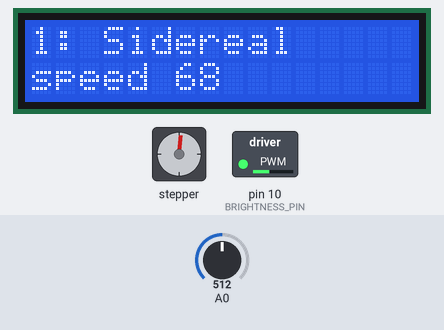
A sketch run on a simulated Arduino Uno, built with avr-gcc and run on an emulated ATmega328P. Shown: 16×2 character LCD, stepper motor, switched loads named in the sketch (green lamp = pin HIGH). The test bench sets the inputs (shaded band); at power-on: A0 = 512. Stepper angles assume 4096 steps per turn.

Above: at 1.2 s.
1.3 s: A0 set to 631
4.3 s: A0 set to 663
At 4.75 s:
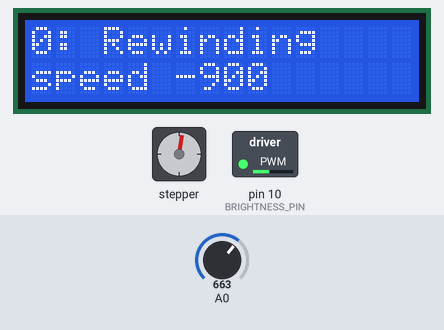
7.0 s: A0 set to 640
At 7.25 s:
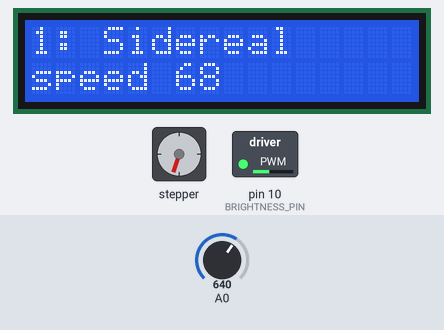
8.8 s: A0 set to 660
At 9.18 s:
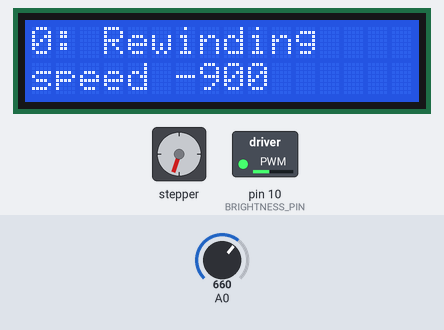
Timing chart, 0 to 15.7 s (numbered marks = the images above; inputs shaded):
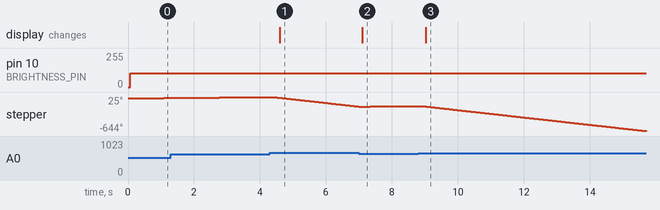

Measured:
- the behaviour switches between 649 and 650 on A0 (found by bisection; images 0 and 1)
- after the input at 4.3 s, the display: changes after 0.30 s (image 1)
- after the input at 7.0 s, the display: changes after 0.10 s (image 2)
- after the input at 8.8 s, the display: changes after 0.23 s (image 3)

The sketch:

barndoor-tracker.ino
```cpp
/* A barn-door tracking motor,
 * using a 28BYJ-48 unipolar stepper motor with a ULN2003 driver.
 *
 * Uses the AccelStepper library in its simplest fixed-speed mode.
 * AccelStepper is apparently more efficient than Stepper,
 * and unlike Stepper it supports half-step mode,
 * which is supposedly better for the 28BYJ-48 as well as being less jerky.
 *
 * The program also supports multiple rates, both directions, and rewinding,
 * and supports LEDs indicating current mode (rate + direction).
 *
 * It also supports two ways of showing the mode and letting the
 * user change mode: either on an LED bar using pins (set pin numbers
 * in LEDpins[], buttonpin and rewindSwitch),
 * or using a DF Robot (or similar) LCD Keypad Shield.
 */

#include "modes.h"

#include "TrackerIO.h"

/* Step angles for the 28BYJ-48:
 * Half-step mode: 8 step control signal sequence (recommended)
 *   5.625 degrees per step / 64 steps per one revolution
 *   of the internal motor shaft, so 4096 steps for the output shaft.
 * Full Step mode: 4 step control signal sequence
 *     11.25 degrees per step / 32 steps per one revolution
 *     of the internal motor shaft, so 2048 for the output shaft.
 */

#include <AccelStepper.h>

// Are we using the LCD keypad shield, or just simple LEDs?
#define LCDKEYPADSHIELD

// How many signals have to be sent to the motor driver for half-step mode:
#define HALFSTEP 8

// Stepper pins should correspond with ULN2003's pins In1, In3, In2, In4.
// Here are some common pin configurations:

// Plugging the ULN2003 board directly into the Arduino, pointed out:
//AccelStepper stepper(HALFSTEP, 7, 5, 6, 4);

// Plugging the ULN2003 board directly into the Arduino, pointed inward
// (needs insulation else the extra pins might contact something):
// Note, in this configuration, you can't use Serial for debugging,
// because pins 0 and 1 are serial RX and TX.
//AccelStepper stepper(HALFSTEP, 0, 2, 1, 3);

// Plugging the ULN2003 into the header on the DFRobot LCD Keypad Shield,
// pointed out away from the Arduino:
AccelStepper stepper(HALFSTEP, 13, 11, 12, 3);

// We'll set the TrackerIO in setup(), either to a SimpleIO or LCDKeypadShield.
TrackerIO *trackerIO = 0;

#ifdef LCDKEYPADSHIELD

#    include "LCDKeypadShield.h"

#else // LCDKEYPADSHIELD

#    include "SimpleIO.h"

#endif // LCDKEYPADSHIELD

/***************************************************************
 * Hopefully, you shouldn't have to change anything below here.
 ***************************************************************/

// Fudge factor for this specific mount's geometry.
// This has to be tuned with field testing.
// 1.82 was seeming fairly close for solar rate.
// 1.7 is still a little too fast.
#define FUDGE 1.

// 1 RPM on the drive gear (2 RPM on the stepper's output shaft):
#define ONERPM   (FUDGE * 4096/60)
#define REWIND_SPEED 900

#define LONGPRESS 3000    // milliseconds

// Are we in the middle of rewinding?
static bool sRewinding = false;

// We'll update these two according to the state of the buttons:
// Current mode goes from 0 to NUM_MODES*2: if it's >= NUM_MODES
// then we're going backward.
static unsigned int sCurMode = 1;

// When we change speed, we'll save it, so TrackerIO classes can access it:
unsigned gCurSpeed = 0;

void setup()
{
#ifdef DEBUGSERIAL
    Serial.begin(9600);
#endif

    // populate the speeds in gSpeedModes:
    initSpeeds(ONERPM, REWIND_SPEED);

#ifdef LCDKEYPADSHIELD
    // select the pins used on the LCD panel
    trackerIO = new LCDKeypadShield(8, 9, 4, 5, 6, 7);
#else // LCDKEYPADSHIELD
    unsigned int LEDpins[] = { 10, 11, 12, 13 };
    trackerIO = new SimpleIO(8, 9, LEDpins, (sizeof LEDpins / sizeof *LEDpins));
#endif // LCDKEYPADSHIELD

    trackerIO->init();
    trackerIO->showMode(sCurMode);

    stepper.setMaxSpeed(1000);
    stepper.setSpeed(gSpeedModes[sCurMode].speed);     // steps per second
    //stepper.setSpeed(50);
    //stepper.setAcceleration(50.);

#ifdef DEBUGSERIAL
    Serial.print("Set motor speed: ");
    Serial.println(gSpeedModes[sCurMode].speed);
#endif
}

void startRewinding(unsigned int mode)
{
#ifdef DEBUGSERIAL
    Serial.println("Start rewinding");
#endif

    sRewinding = true;
    stepper.setSpeed(0);
    delay(100);
    stepper.setSpeed(gSpeedModes[mode].speed);
}

void stopRewinding()
{
#ifdef DEBUGSERIAL
    Serial.println("Stop rewinding");
#endif
    sRewinding = false;
    stepper.setSpeed(0);
    delay(100);
    stepper.setSpeed(gSpeedModes[sCurMode].speed);
}

void loop()
{
    unsigned int newmode = trackerIO->checkButtonState(sCurMode);

    if (sRewinding && !isRewindMode(newmode)) {
        stopRewinding();
        trackerIO->showMode(sCurMode);
        stepper.runSpeed();
        return;
    }

    if (newmode != sCurMode) {
        if (isRewindMode(newmode)) {
            if (!sRewinding) {
                startRewinding(newmode);
                trackerIO->showMode(newmode);
            }
            // else just go on rewinding but don't change anything
        }
        else {
            sCurMode = newmode;
            int speed = gSpeedModes[sCurMode].speed;
#ifdef DEBUGSERIAL
            Serial.print("Set motor speed: ");
            Serial.println(speed);
#endif
            stepper.setSpeed(speed);
#ifdef DEBUGSERIAL
            Serial.print("Changed mode: ");
            Serial.print(newmode);
            Serial.print(", speed: ");
            Serial.print(speed);
            Serial.print(", ");
            Serial.println(gSpeedModes[newmode].name);
#endif

            trackerIO->showMode(newmode);
        }
    }

    stepper.runSpeed();
}
```

SimpleIO.cpp
```cpp
#include "SimpleIO.h"

#include "modes.h"

#include <Arduino.h>

SimpleIO::SimpleIO(unsigned int _buttonPin, unsigned int _rewindSwitch,
                   unsigned int* _LEDPins, unsigned int _numLEDs)
{
    mButtonPin = _buttonPin;
    mRewindSwitch = _rewindSwitch;
    mLEDPins = _LEDPins;
    mNumLEDs = _numLEDs;
}

void SimpleIO::init()
{
    pinMode(mButtonPin, INPUT);
    pinMode(mRewindSwitch, INPUT);

    for (unsigned int i=0; i < mNumLEDs; ++i)
        pinMode(mLEDPins[i], OUTPUT);
}

// Is the switch-modes switch pressed?
// Returns: 1 (switch up), -1 (switch down), 0 (don't switch).
short SimpleIO::modeSwitchPressed()
{
    return digitalRead(mButtonPin);
}

// Is the rewind switch on?
bool SimpleIO::rewindPressed()
{
    return digitalRead(mRewindSwitch);
}

unsigned int SimpleIO::checkButtonState(unsigned int startmode)
{
    // Are we rewinding?
    if (rewindPressed()) {
        return rewindMode(startmode);
    }

    // If nothing is pressed, don't change the mode:
    if (!modeSwitchPressed())
        return startmode;

    return nextMode(startmode);
}

// Show the mode:
void SimpleIO::showMode(unsigned int modeCode, const char* const extraString)
{
    showMode(modeCode);
}

void SimpleIO::showMode(unsigned int modeCode)
{
    int bitmode = modeCode;
    unsigned int i;

    if (isRewindMode(modeCode)) {
        // All LEDs high:
        for (i=0; i < mNumLEDs; ++i)
            digitalWrite(mLEDPins[i], HIGH);
    }
    else {
        // Else get the mode from modeSpeeds[mode].
        for (i=0; i < mNumLEDs; ++i) {
            if (bitmode & 1)
                digitalWrite(mLEDPins[i], HIGH);
            else
                digitalWrite(mLEDPins[i], LOW);
            bitmode >>= 1;
        }
    }
}
```

SimpleIO.h
```cpp
#ifndef SimpleIO_h
#define SimpleIO_h

#include "TrackerIO.h"

class SimpleIO : public TrackerIO
{
private:
    unsigned int mButtonPin;
    unsigned int mRewindSwitch;
    unsigned int* mLEDPins;
    unsigned int mNumLEDs;

public:
    SimpleIO(unsigned int buttonPin, unsigned int rewindSwitch,
             unsigned int* LEDPins, unsigned int numLEDs);

    void init();

    // Check button state, including rewind, and return the appropriate mode:
    unsigned int checkButtonState(unsigned int startmode);

    // Is the switch-modes switch pressed?
    // Returns: 1 (switch up), -1 (switch down), 0 (don't switch).
    short modeSwitchPressed();

    // Is the rewind switch on?
    bool rewindPressed();

    // Show the mode:
    void showMode(unsigned int modeCode);
    void showMode(unsigned int modeCode, const char* extraString);
};

#endif /* SimpleIO_h */
```

TrackerIO.h
```cpp
#ifndef TrackerIO_h
#define TrackerIO_h

// An interface (abstract base class) for IO for the Barn-Door Tracker.
// Input: a way to switch modes and a way to start and stop rewinding.
// Output: display the current mode and whether we're rewinding.

class TrackerIO
{
public:
    virtual void init();

    // Check button state, including rewind, and return the appropriate mode:
    virtual unsigned int checkButtonState(unsigned int startmode) = 0;

    // XXX NEXT TWO ARE PROBABLY GOING AWAY:

    // Is the switch-modes switch pressed?
    // Returns: 1 (switch up), -1 (switch down), 0 (don't switch).
    virtual short modeSwitchPressed() = 0;

    // Is the rewind switch on?
    virtual bool rewindPressed() = 0;

    // Show the mode:
    virtual void showMode(unsigned int modeCode) = 0;
    virtual void showMode(unsigned int modeCode, const char* extraString) = 0;
};

#endif // TrackerIO_h
```

modes.cpp
```cpp
#include "modes.h"

#ifdef DEBUGSERIAL
#include <Arduino.h>
#endif /* DEBUGSERIAL */

// Special tracking rate multipliers:
// http://www.ascom-standards.org/Help/Platform/html/T_ASCOM_DeviceInterface_DriveRates.htm
speedMode_t gSpeedModes[] = {
    {                    -0.0, 0, "Rewinding" },
    {                     1.0, 0, "Sidereal"  },
    {  0.99727411741240609002, 0, "Solar"     },
    {  0.97633136094674556213, 0, "Lunar"     },
    {  0.99972741174124060900, 0, "King"      },
    {                     0.0, 0, "Rewinding rev" },
    {                    -1.0, 0, "Sidereal rev" },
    { -0.99727411741240609002, 0, "Solar rev"    },
    { -0.97633136094674556213, 0, "Lunar rev"    },
    { -0.99972741174124060900, 0, "King rev"     }
};

unsigned int gNumModes = 10;

// What index specifies rewinding, forward or backward?
unsigned int rewindMode(unsigned int curmode)
{
    if (curmode >= 5)
        return 5;
    return 0;
}

// Does this mode mean we're rewinding, either forward or backward?
bool isRewindMode(unsigned short mode)
{
    return (mode == 0 || mode == 5);
}

void initSpeeds(int siderealSpeed, int rewindSpeed)
{
    for (unsigned int i=0; i<gNumModes; ++i) {
        if (i == 0)
            gSpeedModes[i].speed = -rewindSpeed;
        else if (i == 5)
            gSpeedModes[i].speed = rewindSpeed;
        else
            gSpeedModes[i].speed = siderealSpeed * gSpeedModes[i].multiplier;
    }
}

// Go to the next mode but skip over rewind modes
unsigned int nextMode(unsigned int mode)
{
#ifdef DEBUGSERIAL
    Serial.print("nextMode(");
    Serial.println(mode);
#endif /* DEBUGSERIAL */
    unsigned int nextmode = (mode + 1) % gNumModes;
    if (isRewindMode(nextmode)) {
#ifdef DEBUGSERIAL
        Serial.print(nextmode);
        Serial.println(" was rewinding, so we'll advance again");
#endif /* DEBUGSERIAL */
        nextmode = (nextmode + 1) % gNumModes;
    }

#ifdef DEBUGSERIAL
    Serial.print("Returning next mode ");
    Serial.println(nextmode);
    Serial.println("");
#endif /* DEBUGSERIAL */
    return nextmode;
}
```

modes.h
```cpp
// Modes for the Barn-Door Tracker

typedef struct speedMode {
    double multiplier;    // The multiplier vs. basic Sidereal rate
    int speed;            // Actual motor speed
    const char* const name;
} speedMode_t;

extern speedMode_t gSpeedModes[];
extern unsigned int gNumModes;

// Initialize the speeds in gSpeedModes, so we don't have to
// multiply them out every time we change speeds:
extern void initSpeeds(int siderealSpeed, int rewindSpeed);

// Does this mode mean we're rewinding, either forward or backward?
extern bool isRewindMode(unsigned short mode);

// Go to the next mode, skipping over rewind modes:
extern unsigned int nextMode(unsigned int mode);

// What index specifies rewinding, forward or backward?
extern unsigned int rewindMode(unsigned int curmode);

// Don't define DEBUGSERIAL if you're using pins 0 and 1 for anything.
#undef DEBUGSERIAL
```

LCDKeypadShield.cpp
```cpp
#include "LCDKeypadShield.h"

#include "modes.h"

#include <Arduino.h>

/*
 * The shield exposes digital buttons on the header at the upper right:
 * 0 1 2 3 11 12 13
 */

// define some values used by the panel and buttons

static int sBrightness = 127;
#define BRIGHTNESS_CHANGE 25
#define BRIGHTNESS_PIN    10

uint8_t LCDKeypadShield::btnRIGHT  = 0;
uint8_t LCDKeypadShield::btnUP     = 1;
uint8_t LCDKeypadShield::btnDOWN   = 2;
uint8_t LCDKeypadShield::btnLEFT   = 3;
uint8_t LCDKeypadShield::btnSELECT = 4;
uint8_t LCDKeypadShield::btnNONE   = 5;

static long sBtnDownTime = 0;    // will be from millis()
static bool sRewinding = false;

#define LONGPRESS  2000    // milliseconds

LCDKeypadShield::LCDKeypadShield(uint8_t rs, uint8_t enable,
                                 uint8_t d0, uint8_t d1,
                                 uint8_t d2, uint8_t d3)
    : LiquidCrystal(rs, enable, d0, d1, d2, d3)
{
}

void LCDKeypadShield::init()
{
    begin(16, 2);              // start the library
    analogWrite(BRIGHTNESS_PIN, sBrightness);
    setCursor(0, 0);
    print("Hello, world"); // print a simple message
}

// read the buttons
unsigned short LCDKeypadShield::read_LCD_buttons()
{
    int adc_key_in = analogRead(0);      // read the value from the sensor
    // buttons when read are centered at these valies: 0, 144, 329, 504, 741
    // so add approx 50 to those values and check to see if we are close
    if (adc_key_in > 1000) return btnNONE; // We make this the 1st option for speed reasons since it will be the most likely result
    // For V1.1 us this threshold
    if (adc_key_in < 50)   return btnRIGHT;
    if (adc_key_in < 250)  return btnUP;
    if (adc_key_in < 450)  return btnDOWN;
    if (adc_key_in < 650)  return btnLEFT;
    if (adc_key_in < 850)  return btnSELECT;

    // For V1.0 comment the other threshold and use the one below:
    /*
    if (adc_key_in < 50)   return btnRIGHT;
    if (adc_key_in < 195)  return btnUP;
    if (adc_key_in < 380)  return btnDOWN;
    if (adc_key_in < 555)  return btnLEFT;
    if (adc_key_in < 790)  return btnSELECT;
     */

    return btnNONE;  // when all others fail, return this.
}

// TrackerIO implementation:

unsigned int LCDKeypadShield::checkButtonState(unsigned int startmode)
{
    unsigned short btn = read_LCD_buttons();

    // Are we rewinding? Once we start rewinding, we'll continue
    // until another button press cancels it.
    if (sRewinding && (btn == btnNONE || btn == btnSELECT))
        return rewindMode(startmode);

    if (btn == btnNONE) {
        if (sBtnDownTime)
            sBtnDownTime = 0;

        // Otherwise, no button is pressed so don't change the mode.
        return startmode;
    }

    // A button has been pressed. We'll need to know the time.
    long curtime = millis();

    // Was it the rewind button, and if so, has it been held long enough
    // to consider it a longpress?
    if (btn == btnSELECT) {
        if (sBtnDownTime == 0) {
            sBtnDownTime = curtime;
            return startmode;
        }

        if (curtime - sBtnDownTime >= LONGPRESS) {
            sRewinding = true;
            return rewindMode(startmode);
        }
    }

    // Okay, it's not the rewind button. So cancel any rewind.
    // And if we were rewinding, don't act on the button or advance the mode,
    // just cancel the rewind.
    if (sRewinding) {
        sRewinding = false;
        return startmode;
    }

    // Was a button pressed already?
    // These buttons require debouncing.
    if (sBtnDownTime > 0) {
        // A button was already pressed, let's assume it's the same one
        // and we already changed the mode.
        return startmode;
    }

    // Now we know a button was pressed and it wasn't previously pressed.
    // It's okay to act on this button.
    sBtnDownTime = curtime;

    if (btn == btnLEFT) {
        sBrightness -= BRIGHTNESS_CHANGE;
        if (sBrightness < 0)
            sBrightness = 0;
        analogWrite(BRIGHTNESS_PIN, sBrightness);
        return startmode;
    }

    if (btn == btnRIGHT) {
        sBrightness += BRIGHTNESS_CHANGE;
        if (sBrightness > 255)
            sBrightness = 255;
        analogWrite(BRIGHTNESS_PIN, sBrightness);
        return startmode;
    }

    if (btn == btnDOWN)
        // The DOWN button is pressed. Advance the mode, skipping rewind modes.
        return nextMode(startmode);

    // It was some other button, so ignore it.
    return startmode;
}

// Is the switch-modes switch pressed?
// Returns: 1 (switch up), -1 (switch down), 0 (don't switch).
short LCDKeypadShield::modeSwitchPressed()
{
    return 0;
}

// Is the rewind switch on?
bool LCDKeypadShield::rewindPressed()
{
    return false;
}

// Show the mode:
void LCDKeypadShield::showMode(unsigned int modeCode)
{
    static char line[17];

#ifdef DEBUGSERIAL
    Serial.print("showMode(");
    Serial.print(modeCode);
    Serial.println(")");
#endif /* DEBUGSERIAL */

    snprintf(line, 16, "%d: %-16s                ", modeCode, gSpeedModes[modeCode].name);
    setCursor(0, 0);
    print(line);
#ifdef DEBUGSERIAL
    Serial.println(line);
#endif /* DEBUGSERIAL */

    snprintf(line, 16, "speed %d                ", gSpeedModes[modeCode].speed);
    setCursor(0, 1);
    print(line);
#ifdef DEBUGSERIAL
    Serial.println(line);
#endif /* DEBUGSERIAL */
}

void LCDKeypadShield::showMode(unsigned int modeCode, const char* extraString)
{
    static char line[17];

#ifdef DEBUGSERIAL
    Serial.print("showMode(");
    Serial.print(modeCode);
    Serial.print(", ");
    Serial.print(extraString);
    Serial.println(")");
#endif /* DEBUGSERIAL */

    snprintf(line, 16, "%s %d                ",
             gSpeedModes[modeCode].name, gSpeedModes[modeCode].speed);
    setCursor(0, 0);
    print(line);
#ifdef DEBUGSERIAL
    Serial.println(line);
#endif /* DEBUGSERIAL */

    setCursor(0, 1);
    snprintf(line, 16, "%16s", extraString);
    print(line);
#ifdef DEBUGSERIAL
    Serial.println(extraString);
#endif /* DEBUGSERIAL */
}
```

Source omitted: LCDKeypadShield.h (868 bytes)
